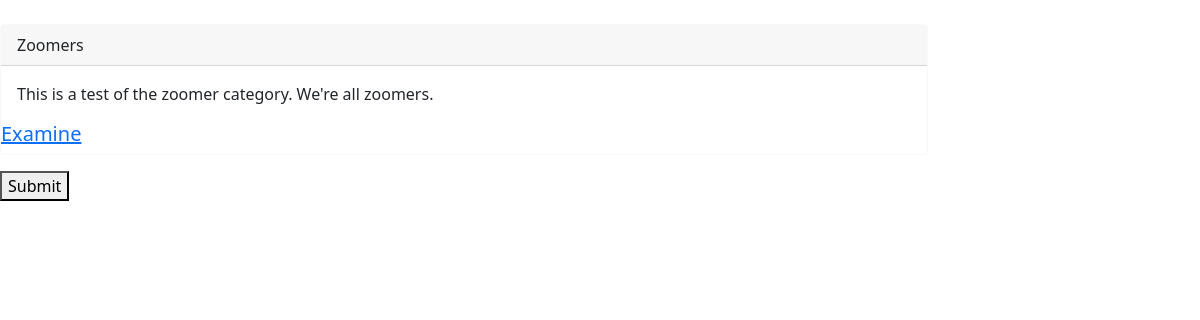
Before: /clubs/ (signed in) with the older database file.
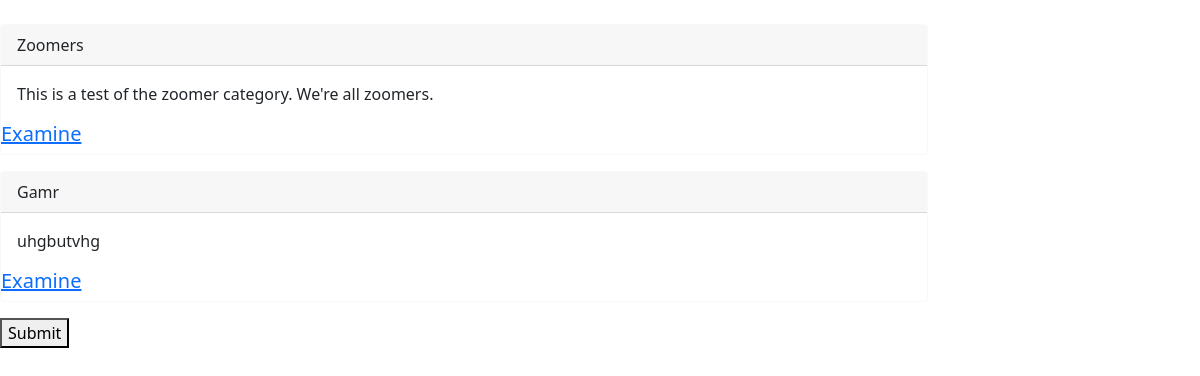
After: the same page with the newer database file.
### easysurfClubs/models.py (models this page shows, shortened)
class Club(models.Model):
    name = models.CharField(max_length=50)
    desc = models.CharField(max_length=500)
    members = models.IntegerField(default=0)

### easysurfClubs/views.py (the view, shortened to what this page needs)
# urls.py: path('', ClubListView.as_view(), name='clubs-home'),
class ClubListView(LoginRequiredMixin, ListView):
    model = Club
    login_url = 'easysurf-home'
    template_name = 'easysurfClubs/index.html'
    context_object_name = 'clubs'
    def get(self, request, *args, **kwargs):
        self.object_list = self.get_queryset()
        context = self.get_context_data()
        print("loo")
        return render(request, self.template_name, context)

### easysurfClubs/templates/easysurfClubs/index.html (shortened to what this page needs)
<!doctype html>
<html lang="en">
    <head>
    <link href="../assets/dist/css/bootstrap.min.css" rel="stylesheet">
        <link href="grid.css" rel="stylesheet">
      </head>
      <body class="py-4">
  <body>
    {% for club in clubs %}
        <div class="card border-light mb-3" style="max-width: 58rem;">
            <div class="card-header">{{club.name}}</div>
            <div class="card-body">{{club.desc}}</div>
            <h5 class="card-title"><a href="{% url 'club-clubdetail' club.id %}">Examine</a></h5>
            </div>
    {% endfor %}
    <form action="" method="POST">
      <button>Submit</button>
    </form>
  </body>
</html>

Changed rows visible on the page:
added Club: name "Gamr", desc "uhgbutvhg"
